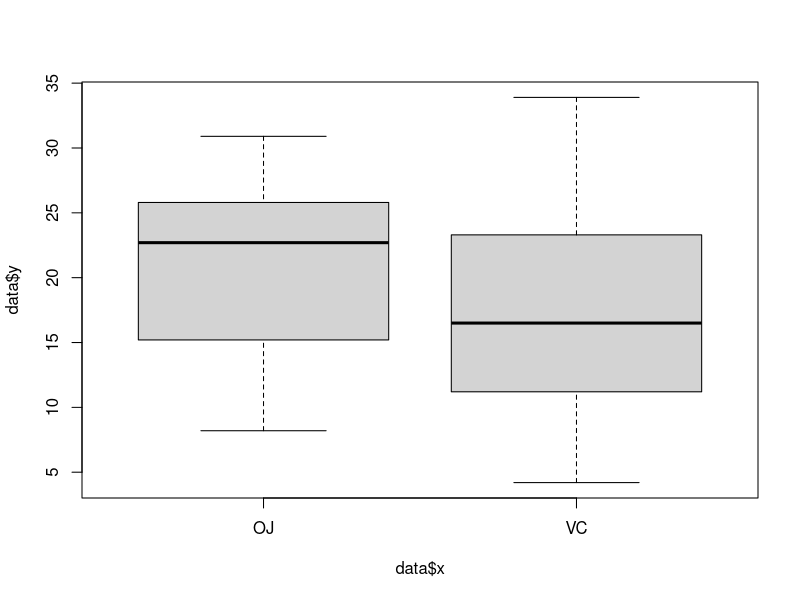

Write R code to recreate this figure. (Note: this script raises an error after producing the figure.)
install.packages("rmarkdown")

ToothGrowth
# assegnare il dataset all'oggetto data
data = ToothGrowth
# rinominare la variabaile dipendente in y
data$y = ToothGrowth$len
# rinominare la variabile indipedente in x
data$x = ToothGrowth$supp
# maggiori dettagli sulla x
table(data$x)

# grafico 
plot(data$y ~ data$x)

# regressione
m = lm(y ~ x, data = data)
# summary del modello
summary(m)

file.choose()
